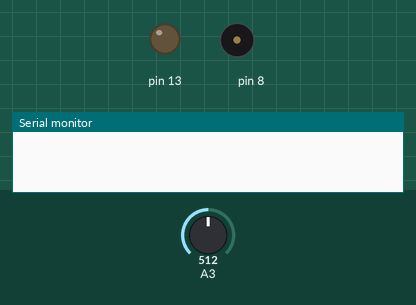
Recording of a sketch running on a simulated Arduino Uno, built with avr-gcc and run on an emulated ATmega328P. Parts: output pins drawn as LEDs (lit = HIGH), buzzer (waves = sounding), the last lines printed to the serial monitor. Inputs (shaded band) come from the test bench; at power-on: A3 = 512.

Above: at 1.2 s.
1.3 s: A3 set to 106
2.8 s: A3 set to 90
At 4.5 s:
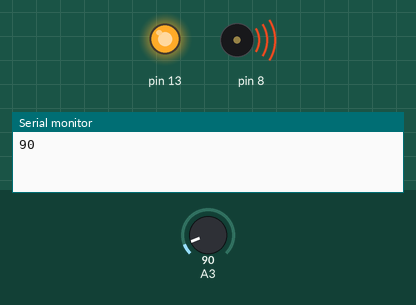
5.8 s: A3 set to 110
At 6.84 s:
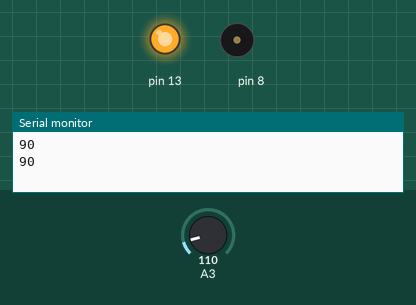
8.8 s: A3 set to 0
At 10.5 s:
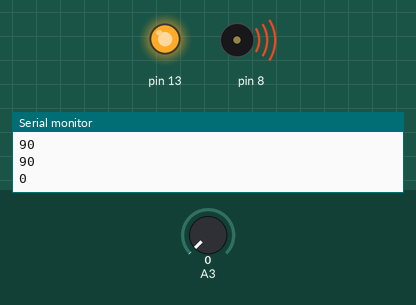
11.8 s: A3 set to 122
At 14.2 s:
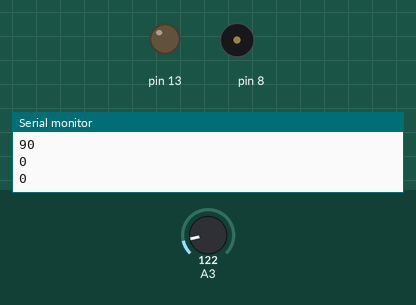
Timing chart, 0 to 15.7 s (numbered marks = the images above; inputs shaded):
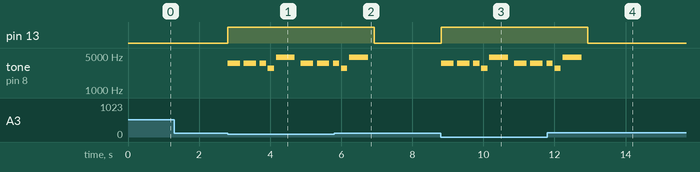

The sketch:

PokemonCenter.ino
```cpp
/*
  PokemonCenter

 Plays tune when any object is near ambient light sensor
 Circuit:
 * 8-ohm speaker on digital pin 8
 * Momentary switch attached from pin 2 to ground
 * Built-in LED on pin 13
 * Photocell pulled-down and attached from VCC to A3

 by Damon McCullough
 based on: "Melody"
 by Tom Igoe
 http://www.arduino.cc/en/Tutorial/Tone
 and https://learn.adafruit.com/photocells/using-a-photocell
*/

#include "pitches.h"


// notes in Pokemon Center Theme:
int melodyPCT[] = {
  NOTE_A7, NOTE_A7,
  NOTE_A7, NOTE_F7, NOTE_D8
};
// note durations: 400 = quarter note, 800 = eighth note, etc.:
int noteDurationsPCT[] = {
  400, 400,
  800, 800, 264
};
const int lengthPCT = sizeof(melodyPCT) / sizeof(melodyPCT[0]);


void setup() {
  //start serial connection
  Serial.begin(9600);
  //configure pin2 as an input and enable the internal pull-up resistor
  pinMode(2, INPUT_PULLUP);
  pinMode(13, OUTPUT);
}

void loop() {
  // read the photocell value into a variable
  int sensorVal = analogRead(A3);
  // Keep in mind the pullup means the pushbutton's
  // logic is inverted. It goes HIGH when it's open,
  // and LOW when it's pressed. Turn on pin 13 when the
  // button's pressed, and off when it's not:
  if (sensorVal > 100) {
    digitalWrite(13, LOW);
  } else {
    digitalWrite(13, HIGH);
    Serial.println(sensorVal);
    playMelody(melodyPCT, noteDurationsPCT, lengthPCT);
  }
  delay(10);
}


void playMelody(int melody[], int melodyDurations[], int melodyLength){
  // iterate over the notes of the melody:
  for (int thisNote = 0; thisNote < melodyLength; thisNote++) {
    // to calculate the note duration, take one second (or anything)
    // divided by the note type.
    // e.g. quarter note = 1000 / 4, eighth note = 1000/8, etc.
    int noteDuration = 140000 / melodyDurations[thisNote];
    tone(8, melody[thisNote], noteDuration);

    // to distinguish the notes, set a minimum time between them.
    // the note's duration + 30% seems to work well:
    int pauseBetweenNotes = noteDuration * 1.30;
    delay(pauseBetweenNotes);
    // stop the tone playing:
    noTone(8);
  }
}
```

pitches.h
```cpp
/*************************************************
 * Public Constants
 *************************************************/

#define NOTE_B0  31
#define NOTE_C1  33
#define NOTE_CS1 35
#define NOTE_D1  37
#define NOTE_DS1 39
#define NOTE_E1  41
#define NOTE_F1  44
#define NOTE_FS1 46
#define NOTE_G1  49
#define NOTE_GS1 52
#define NOTE_A1  55
#define NOTE_AS1 58
#define NOTE_B1  62
#define NOTE_C2  65
#define NOTE_CS2 69
#define NOTE_D2  73
#define NOTE_DS2 78
#define NOTE_E2  82
#define NOTE_F2  87
#define NOTE_FS2 93
#define NOTE_G2  98
#define NOTE_GS2 104
#define NOTE_A2  110
#define NOTE_AS2 117
#define NOTE_B2  123
#define NOTE_C3  131
#define NOTE_CS3 139
#define NOTE_D3  147
#define NOTE_DS3 156
#define NOTE_E3  165
#define NOTE_F3  175
#define NOTE_FS3 185
#define NOTE_G3  196
#define NOTE_GS3 208
#define NOTE_A3  220
#define NOTE_AS3 233
#define NOTE_B3  247
#define NOTE_C4  262
#define NOTE_CS4 277
#define NOTE_D4  294
#define NOTE_DS4 311
#define NOTE_E4  330
#define NOTE_F4  349
#define NOTE_FS4 370
#define NOTE_G4  392
#define NOTE_GS4 415
#define NOTE_A4  440
#define NOTE_AS4 466
#define NOTE_B4  494
#define NOTE_C5  523
#define NOTE_CS5 554
#define NOTE_D5  587
#define NOTE_DS5 622
#define NOTE_E5  659
#define NOTE_F5  698
#define NOTE_FS5 740
#define NOTE_G5  784
#define NOTE_GS5 831
#define NOTE_A5  880
#define NOTE_AS5 932
#define NOTE_B5  988
#define NOTE_C6  1047
#define NOTE_CS6 1109
#define NOTE_D6  1175
#define NOTE_DS6 1245
#define NOTE_E6  1319
#define NOTE_F6  1397
#define NOTE_FS6 1480
#define NOTE_G6  1568
#define NOTE_GS6 1661
#define NOTE_A6  1760
#define NOTE_AS6 1865
#define NOTE_B6  1976
#define NOTE_C7  2093
#define NOTE_CS7 2217
#define NOTE_D7  2349
#define NOTE_DS7 2489
#define NOTE_E7  2637
#define NOTE_F7  2794
#define NOTE_FS7 2960
#define NOTE_G7  3136
#define NOTE_GS7 3322
#define NOTE_A7  3520
#define NOTE_AS7 3729
#define NOTE_B7  3951
#define NOTE_C8  4186
#define NOTE_CS8 4435
#define NOTE_D8  4699
#define NOTE_DS8 4978
```

Measured:
- the behaviour switches between 101 and 100 on A3 (found by bisection; images 0 and 1)
- after the input at 1.3 s, every drawn part: stays the same
- after the input at 2.8 s, pin 13: LOW → HIGH at once; tone on pin 8: plays 3520 Hz for 0.35 s, 3520 Hz for 0.35 s, 3520 Hz for 0.18 s, 2794 Hz for 0.18 s, 4699 Hz for 0.53 s, 3520 Hz for 0.35 s … (8 notes in this stretch), starting at once
- after the input at 5.8 s, pin 13: HIGH → LOW after 1.1 s; tone on pin 8: goes on until 6.8 s, then stays silent
- after the input at 8.8 s, pin 13: LOW → HIGH at once; tone on pin 8: plays 3520 Hz for 0.35 s, 3520 Hz for 0.35 s, 3520 Hz for 0.18 s, 2794 Hz for 0.18 s, 4699 Hz for 0.53 s, 3520 Hz for 0.35 s … (8 notes in this stretch), starting at once
- after the input at 11.8 s, pin 13: HIGH → LOW after 1.1 s; tone on pin 8: goes on until 12.8 s, then stays silent
